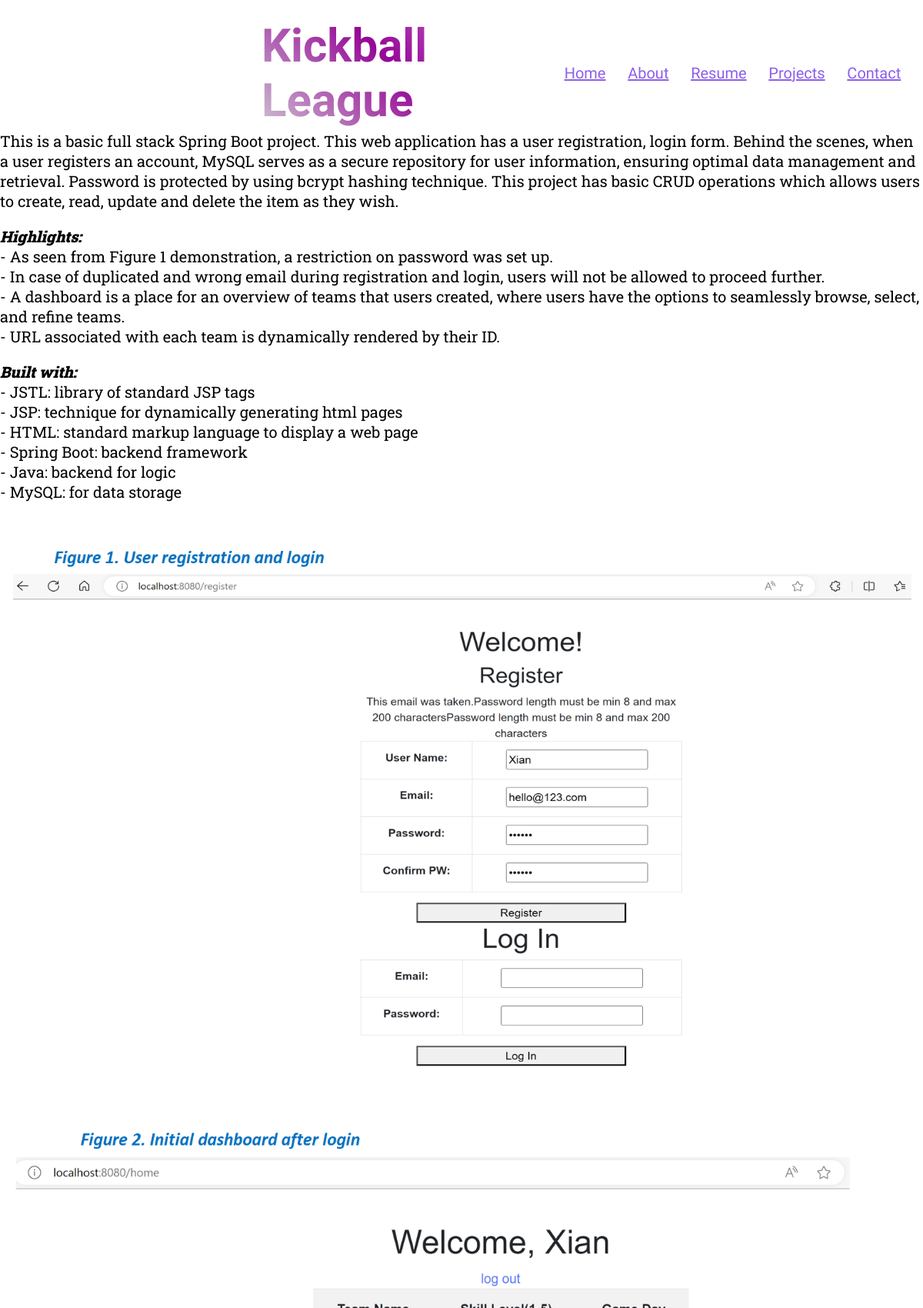
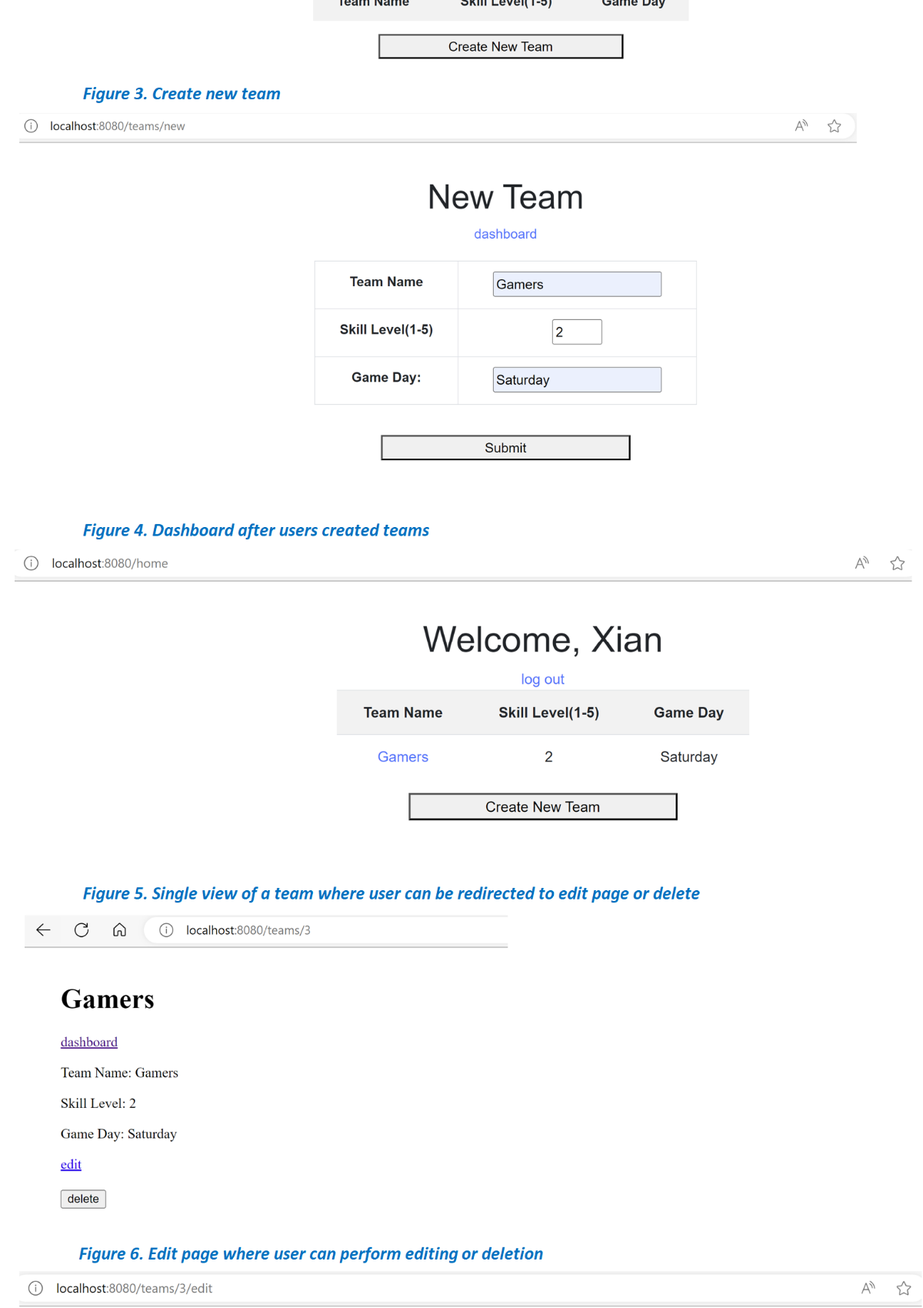
The app's page /projects/project/1/ (upper part) with its own data (2 pictures, top to bottom).
### app/models.py (models this page shows, shortened)
class Project(models.Model): #inheriting functionality and features provided by the Model class from the
    screenshot = models.ImageField(upload_to=path1, blank=True, null=True)
    title = models.CharField(max_length=20)
    description = models.TextField()
    youtube = models.URLField(blank=True, null=True)
    def formatted_description(self):
        return mark_safe(self.description)

### app/views.py (the view)
# urls.py: path('projects/project/<str:pk>/', views.project, name='project'),
def project(request, pk):
    projects = Project.objects.get(id=pk)
    context = {'project': projects}
    return render(request, "project.html", context)

### templates/project.html (shortened to what this page needs)
{% extends 'base.html' %}
{%load static%}
{% block fullname %}<h1 class="projtitle">{{project.title}} </h1>{% endblock fullname %}
{% block content %}
    <div class="project-detail">
        <div class="project-detailsub">
            <p class="desc">{{ project.formatted_description|linebreaks|safe}}</p>
            {% if project.screenshot %}
                <div class="picarea">
                    <img src="{{project.screenshot.url}}" alt="{{ project.title }}" class="project-{{ project.id }}">
                </div>
            {% elif project.youtube %}
                <iframe width="560" height="315" src="{{ project.youtube }}" title="YouTube video player" frameborder="0" allow="accelerometer; autoplay; clipboard-write; encrypted-media; gyroscope; picture-in-picture; web-share" allowfullscreen></iframe>
            {% else %}
                <p>No media available.</p>
            {% endif %}
        </div>
    </div>
{% endblock content %}

### templates/base.html (shortened to what this page needs)
{% load static %}
<!DOCTYPE html>
<html>
  <head>
    <link rel="stylesheet" href="">
    <link rel="stylesheet" type="text/css" href="{% static 'assets/css/style_v1.css' %}">
  </head>
  <body style="background-image: url('{% block background-image %}{%endblock background-image %}');
               background-repeat: no-repeat;
               background-size: cover;
               background-attachment: fix;
              ">
    <div class="topcontainer">
      <div class="nav">
        {% block fullname %}<h1 class="name"> Xian Zhou (Natasha) </h1>{% endblock fullname %}
        <ul class="navlinks">
          <li><a href ="/">Home</a></li>
          <li><a href ="/about">About</a></li>
          <li><a href ="/resume">Resume</a></li>
          <li><a href ="/projects">Projects</a></li>
          <li><a href ="/contact">Contact</a></li>
        </ul>
      </div>
    </div>
    {%block content %}
    {% endblock content %}
  </body>
</html>

### static/assets/css/style_v1.css (style rules this page uses)
* { margin: 0px; padding: 0px; box-sizing: border-box; }
.nav { margin-top: 60px; padding-left: 40px; height: 70px; display: flex; align-items: center; justify-content: space-between; }
.navlinks { display: flex; list-style: none; width: 50%; justify-content: space-evenly; font-size: 20px; font-family: 'Russo One', sans-serif; }
.navlinks li a { color: rgb(141, 94, 236); }
.picarea { display: flex; justify-content: center; }
.projtitle { margin-left: 300px; font-family: 'Lobster', cursive; font-size: 60px; position: relative; background: linear-gradient(45deg, #cec0d0, #950897, #d882d6); background-clip: text; -webkit-background-clip: text; color: transparent; animation: shining 4s infinite; }
.desc { margin-top: 20px; font-size: 40px; }
.project-detail { display: flex; justify-content: center; }
.project-detailsub { display: flex; flex-direction: column; width: 1300px; }
.project-detail p { margin-bottom: 20px; font-size: 20px; font-family: 'Roboto Slab', serif; }
.special-word { font-weight: 900; font-style: italic; }
.project-1 { width: 1200px; height: 3200px; }

### records on screen
Project: formatted_description "This is a basic full stack Spring Boot project. This web application has a user registration, login form. Behind the scenes, when a user registers an account, MySQL serves as a secure repository for user information, ensuring optimal data management and retrieval. Password is protected by using bcrypt hashing technique. This project has basic CRUD operations which allows users to create, read, update and delete the item as they wish. Highlights: - As seen from Figure 1 demonstration, a restriction on password was set up. - In case of duplicated and wrong email during registration and login, users will not be allowed to proceed further. - A dashboard is a place for an overview of teams that…", screenshot (picture)
